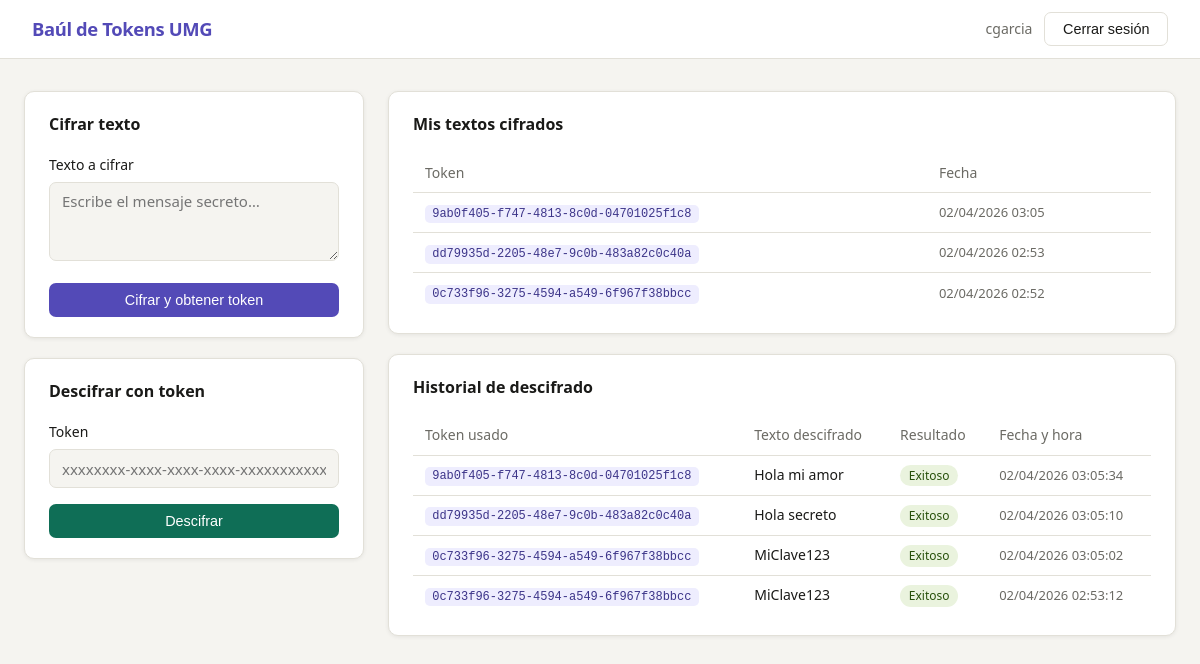
The page / (signed in) on the database its author committed.
### models.py (models this page shows, shortened)
class User(UserMixin, db.Model):
    __tablename__ = "users"
    id         = db.Column(db.Integer, primary_key=True)
    username   = db.Column(db.String(80), unique=True, nullable=False)
    email      = db.Column(db.String(120), unique=True, nullable=False)
    password   = db.Column(db.String(256), nullable=False)
    created_at = db.Column(db.DateTime, default=lambda: datetime.now(timezone.utc))
    messages = db.relationship("SecretMessage", back_populates="owner",
                               cascade="all, delete-orphan", lazy="dynamic")
    attempts = db.relationship("ViewAttempt",   back_populates="viewer",
                               cascade="all, delete-orphan", lazy="dynamic")

class SecretMessage(db.Model):
    __tablename__ = "secret_messages"
    id             = db.Column(db.Integer, primary_key=True)
    token          = db.Column(db.String(36), unique=True, nullable=False, index=True)
    encrypted_text = db.Column(db.Text, nullable=False)
    original_text  = db.Column(db.Text, nullable=False)   # guardado para historial
    created_at     = db.Column(db.DateTime, default=lambda: datetime.now(timezone.utc))
    owner_id = db.Column(db.Integer, db.ForeignKey("users.id"), nullable=False)
    owner    = db.relationship("User", back_populates="messages")
    view_attempts = db.relationship("ViewAttempt", back_populates="secret_message",
                                    cascade="all, delete-orphan", lazy="dynamic")

class ViewAttempt(db.Model):
    __tablename__ = "view_attempts"
    id            = db.Column(db.Integer, primary_key=True)
    token_used    = db.Column(db.String(36), nullable=False)
    original_text = db.Column(db.Text, nullable=True)   # None si el token era inválido
    attempted_at  = db.Column(db.DateTime, default=lambda: datetime.now(timezone.utc))
    successful    = db.Column(db.Boolean, default=False)
    viewer_id = db.Column(db.Integer, db.ForeignKey("users.id"), nullable=False)
    viewer    = db.relationship("User", back_populates="attempts")
    secret_message_id = db.Column(db.Integer, db.ForeignKey("secret_messages.id"),
                                  nullable=True)
    secret_message    = db.relationship("SecretMessage", back_populates="view_attempts")

### secret_routes.py (the view)
@secret.route("/")
@login_required
def home():
    my_messages = (SecretMessage.query
                   .filter_by(owner_id=current_user.id)
                   .order_by(SecretMessage.created_at.desc())
                   .all())
    my_attempts = (ViewAttempt.query
                   .filter_by(viewer_id=current_user.id)
                   .order_by(ViewAttempt.attempted_at.desc())
                   .all())
    return render_template("home.html",
                           my_messages=my_messages,
                           my_attempts=my_attempts)

### user_service.py (called while the page is built)
def init_login_manager(app) -> LoginManager:
    login_manager = LoginManager(app)
    login_manager.login_view     = "auth.login"
    login_manager.login_message  = "Debes iniciar sesión para continuar."
    @login_manager.user_loader
    def load_user(user_id: str) -> User | None:
        return db.session.get(User, int(user_id))
    return login_manager

### templates/home.html (shortened to what this page needs)
{% extends "base.html" %}
{% block content %}
<div class="page-grid">
  <div class="panel">
    <section class="card">
      <h2>Cifrar texto</h2>
      <form method="POST" action="{{ url_for('secret.encrypt') }}">
        <div class="form-group">
          <label for="text">Texto a cifrar</label>
          <textarea id="text" name="text" rows="3" placeholder="Escribe el mensaje secreto…" required></textarea>
        </div>
        <button type="submit" class="btn btn-primary btn-block">Cifrar y obtener token</button>
      </form>
    </section>
    <section class="card">
      <h2>Descifrar con token</h2>
      <form method="POST" action="{{ url_for('secret.decrypt') }}">
        <div class="form-group">
          <label for="token">Token</label>
          <input type="text" id="token" name="token"
                 placeholder="xxxxxxxx-xxxx-xxxx-xxxx-xxxxxxxxxxxx" required>
        </div>
        <button type="submit" class="btn btn-secondary btn-block">Descifrar</button>
      </form>
    </section>
  </div>
  <div class="panel">
    <section class="card">
      <h2>Mis textos cifrados</h2>
      {% if my_messages %}
        <div class="table-wrap">
          <table>
            <thead>
              <tr>
                <th>Token</th>
                <th>Fecha</th>
              </tr>
            </thead>
            <tbody>
              {% for msg in my_messages %}
              <tr>
                <td><code class="token-pill">{{ msg.token }}</code></td>
                <td class="muted">{{ msg.created_at.strftime('%d/%m/%Y %H:%M') }}</td>
              </tr>
              {% endfor %}
            </tbody>
          </table>
        </div>
      {% else %}
        <p class="empty">Aún no has cifrado ningún texto.</p>
      {% endif %}
    </section>
    <section class="card">
      <h2>Historial de descifrado</h2>
      {% if my_attempts %}
        <div class="table-wrap">
          <table>
            <thead>
              <tr>
                <th>Token usado</th>
                <th>Texto descifrado</th>
                <th>Resultado</th>
                <th>Fecha y hora</th>
              </tr>
            </thead>
            <tbody>
              {% for a in my_attempts %}
              <tr>
                <td><code class="token-pill">{{ a.token_used }}</code></td>
                <td>{{ a.original_text or '—' }}</td>
                <td>
                  {% if a.successful %}
                    <span class="badge badge-ok">Exitoso</span>
                  {% else %}
                    <span class="badge badge-fail">Fallido</span>
                  {% endif %}
                </td>
                <td class="muted">{{ a.attempted_at.strftime('%d/%m/%Y %H:%M:%S') }}</td>
              </tr>
              {% endfor %}
            </tbody>
          </table>
        </div>
      {% else %}
        <p class="empty">No hay intentos de descifrado registrados.</p>
      {% endif %}
    </section>
  </div>
</div>
{% endblock %}

### templates/base.html (shortened to what this page needs)
<!DOCTYPE html>
<html lang="es">
<head>
  <link rel="stylesheet" href="{{ url_for('static', filename='css/style.css') }}">
</head>
<body>
  <nav class="navbar">
    <a class="brand" href="{{ url_for('secret.home') }}">Baúl de Tokens UMG</a>
    <div class="nav-links">
      {% if current_user.is_authenticated %}
        <span class="nav-user">{{ current_user.username }}</span>
        <form method="POST" action="{{ url_for('auth.logout') }}" style="display:inline">
          <button type="submit" class="btn btn-outline">Cerrar sesión</button>
        </form>
      {% else %}
        <a href="{{ url_for('auth.login') }}" class="btn btn-outline">Ingresar</a>
        <a href="{{ url_for('auth.register_form') }}" class="btn btn-primary">Registrarse</a>
      {% endif %}
    </div>
  </nav>
  <main class="container">
    {% block content %}{% endblock %}
  </main>
</body>
</html>

### static/css/style.css (style rules this page uses)
*, *::before, *::after { box-sizing: border-box; margin: 0; padding: 0; }
:root { --bg: #f5f4f0; --surface: #ffffff; --border: #e2e0d8; --text: #1a1a18; --muted: #6b6a64; --primary: #534AB7; --primary-h: #3C3489; --secondary: #0F6E56; --danger: #A32D2D; --success: #27500A; --info: #0C447C; --radius: 10px; --shadow: 0 1px 4px rgba(0,0,0,.07); }
body { font-family: system-ui, -apple-system, sans-serif; background: var(--bg); color: var(--text); font-size: 15px; line-height: 1.6; }
.navbar { background: var(--surface); border-bottom: 1px solid var(--border); padding: .75rem 2rem; display: flex; align-items: center; justify-content: space-between; }
.brand { font-weight: 700; font-size: 1.15rem; color: var(--primary); text-decoration: none; letter-spacing: -.02em; }
.nav-links { display: flex; align-items: center; gap: .75rem; }
.nav-user { font-size: .875rem; color: var(--muted); }
.container { max-width: 1200px; margin: 0 auto; padding: 2rem 1.5rem; }
.page-grid { display: grid; grid-template-columns: 340px 1fr; gap: 1.5rem; align-items: start; }
.panel { display: flex; flex-direction: column; gap: 1.25rem; }
.card { background: var(--surface); border: 1px solid var(--border); border-radius: var(--radius); padding: 1.25rem 1.5rem; box-shadow: var(--shadow); }
.card h2 { font-size: 1rem; font-weight: 600; margin-bottom: 1rem; color: var(--text); }
.form-group { margin-bottom: 1rem; }
.form-group label { display: block; font-size: .875rem; font-weight: 500; margin-bottom: .35rem; }
.form-group input, .form-group textarea { width: 100%; padding: .55rem .75rem; border: 1px solid var(--border); border-radius: 7px; font-size: .9375rem; font-family: inherit; background: var(--bg); color: var(--text); transition: border-color .15s; }
.form-group textarea { resize: vertical; }
.btn { display: inline-block; padding: .5rem 1.1rem; border-radius: 7px; font-size: .9rem; font-weight: 500; cursor: pointer; border: 1px solid transparent; transition: background .15s, border-color .15s; text-decoration: none; }
.btn-primary { background: var(--primary); color: #fff; }
.btn-secondary { background: var(--secondary); color: #fff; }
.btn-outline { background: transparent; border-color: var(--border); color: var(--text); }
.btn-block { width: 100%; text-align: center; }
.table-wrap { overflow-x: auto; }
table { width: 100%; border-collapse: collapse; font-size: .875rem; }
th { text-align: left; padding: .5rem .75rem; color: var(--muted); font-weight: 500; border-bottom: 1px solid var(--border); }
td { padding: .5rem .75rem; border-bottom: 1px solid var(--border); vertical-align: middle; }
tr:last-child td { border-bottom: none; }
.muted { color: var(--muted); font-size: .8125rem; }
.token-pill { background: #EEEDFE; color: #3C3489; border-radius: 5px; padding: .15rem .45rem; font-size: .75rem; font-family: monospace; word-break: break-all; }
.badge { font-size: .75rem; padding: .15rem .55rem; border-radius: 20px; font-weight: 500; }
.badge-ok { background: #EAF3DE; color: var(--success); }

### rows shown on the page
User: username "cgarcia"
SecretMessage: token "9ab0f405-f747-4813-8c0d-04701025f1c8", created_at "02/04/2026 03:05"
SecretMessage: token "dd79935d-2205-48e7-9c0b-483a82c0c40a", created_at "02/04/2026 02:53"
SecretMessage: token "0c733f96-3275-4594-a549-6f967f38bbcc", created_at "02/04/2026 02:52"
ViewAttempt: token_used "9ab0f405-f747-4813-8c0d-04701025f1c8", original_text "Hola mi amor", successful "Exitoso", attempted_at "02/04/2026 03:05:34"
ViewAttempt: token_used "dd79935d-2205-48e7-9c0b-483a82c0c40a", original_text "Hola secreto", successful "Exitoso", attempted_at "02/04/2026 03:05:10"
ViewAttempt: token_used "0c733f96-3275-4594-a549-6f967f38bbcc", original_text "MiClave123", successful "Exitoso", attempted_at "02/04/2026 03:05:02"
ViewAttempt: token_used "0c733f96-3275-4594-a549-6f967f38bbcc", original_text "MiClave123", successful "Exitoso", attempted_at "02/04/2026 02:53:12"
